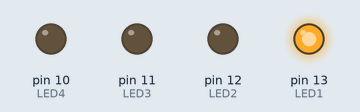
Recording of a sketch running on a simulated Arduino Uno, built with avr-gcc and run on an emulated ATmega328P. Shown: output pins drawn as LEDs (lit = HIGH).

Above: at 0.3 s.
At 1.5 s:
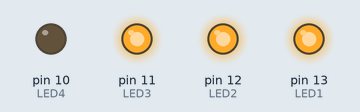
At 2.1 s:
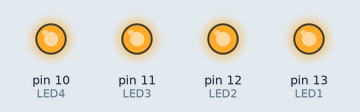
At 3.0 s:
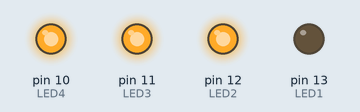
At 4.0 s:
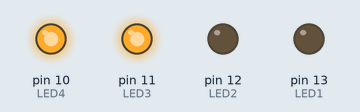
At 6.3 s:
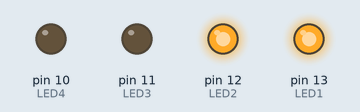
Timing chart, 0 to 7.0 s (numbered marks = the images above):
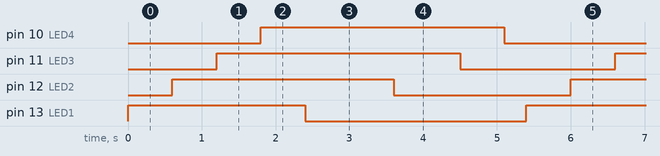

Measured:
- by itself, pin 10 (LED4), pin 11 (LED3): alternates HIGH for 3.3 s and LOW for 2.1 s
- by itself, pin 12 (LED2): alternates HIGH for 3.0 s and LOW for 2.4 s
- by itself, pin 13 (LED1): alternates HIGH for 2.4 s and LOW for 3.0 s

The sketch:

sketch_aug02b.ino
```cpp
int LED1 = 13;
int LED2 = 12;
int LED3 = 11;
int LED4 = 10;


void setup() {
   pinMode(LED1, OUTPUT);
   pinMode(LED2, OUTPUT);
   pinMode(LED3, OUTPUT);
   pinMode(LED4, OUTPUT);
}

void loop() {
  digitalWrite(LED1, HIGH);    // turn on LED1
  delay(600);                  // wait for 600ms
  digitalWrite(LED2, HIGH);    // turn on LED2
  delay(600);                  // wait for 600ms
  digitalWrite(LED3, HIGH);    // turn on LED3
  delay(600);                  // wait for 600ms
  digitalWrite(LED4, HIGH);    // turn on LED4
  delay(600);                  // wait for 600ms

  digitalWrite(LED1, LOW);     // turn off LED1
  delay(1200);                 // wait for 1200ms
  digitalWrite(LED2, LOW);     // turn off LED2
  delay(900);                  // wait for 900ms
  digitalWrite(LED3, LOW);     // turn off LED3
  delay(600);                  // wait for 600ms
  digitalWrite(LED4, LOW);     // turn off LED4
  delay(300);                  // wait for 300ms before running program all over again
}
```
